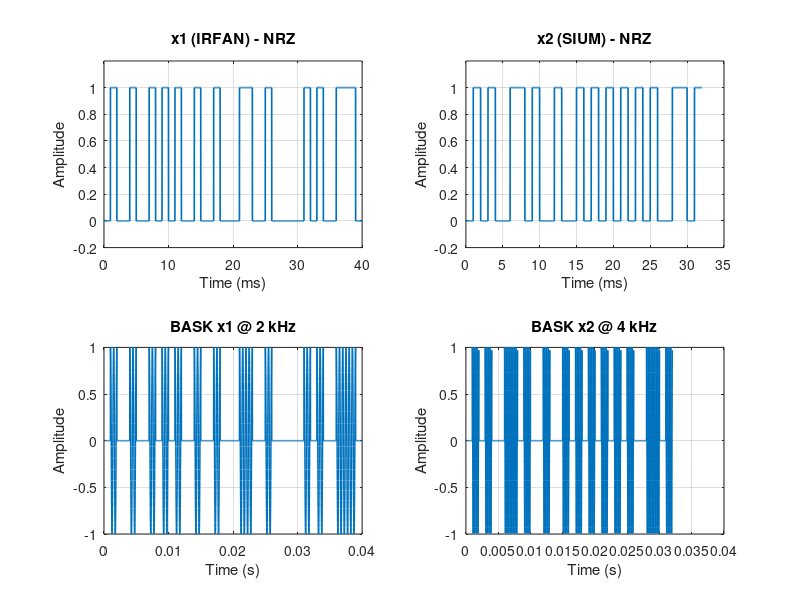
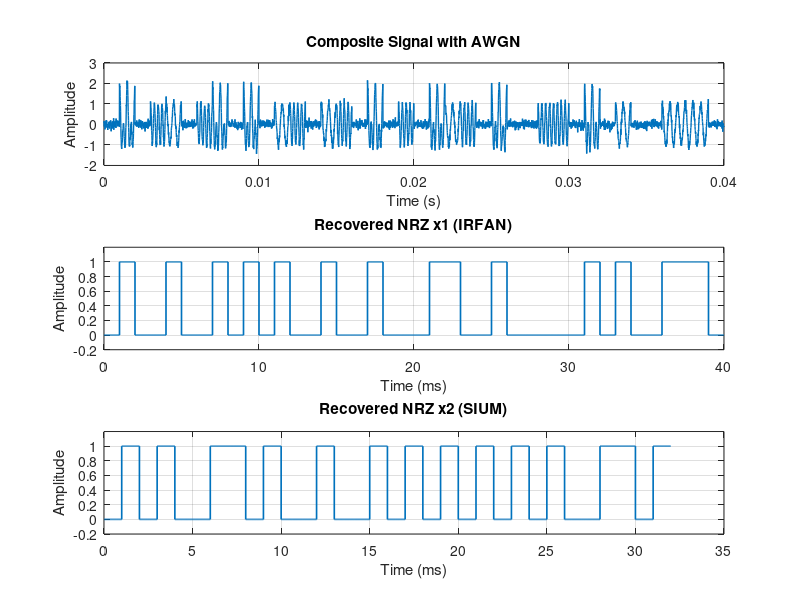

These charts were generated, in order, by the following MATLAB code:


clear;
clc; 
close all;

%% Task 1: Generate Binary Vectors
surname1 = 'IRFAN';
surname2 = 'SIUM';

bitsChar1 = dec2bin(uint8(surname1), 8).'; 
x1 = bitsChar1(:).' - '0';                   

bitsChar2 = dec2bin(uint8(surname2), 8).';
x2 = bitsChar2(:).' - '0';

disp('Binary vector x1 (IRFAN):'); disp(x1);
disp('Binary vector x2 (SIUM):'); disp(x2);

Nb1 = numel(x1);      
Nb2 = numel(x2);      


%% Task 2: NRZ Waveform
Tb  = 1e-3;       
Fs  = 100e3;       
Ns  = round(Fs*Tb);
A_nrz = 1;         

nrz1 = A_nrz * kron(x1, ones(1, Ns));
nrz2 = A_nrz * kron(x2, ones(1, Ns));

t1 = (0:numel(nrz1)-1)/Fs;
t2 = (0:numel(nrz2)-1)/Fs;

% Plot NRZ
figure(1); clf;
subplot(2,2,1); plot(t1*1e3, nrz1,'LineWidth',1.2); grid on; ylim([-0.2 1.2]);
xlabel('Time (ms)'); ylabel('Amplitude'); title('x1 (IRFAN) - NRZ');

subplot(2,2,2); plot(t2*1e3, nrz2,'LineWidth',1.2); grid on; ylim([-0.2 1.2]);
xlabel('Time (ms)'); ylabel('Amplitude'); title('x2 (SIUM) - NRZ');

%% Task 3: BASK Modulation
fc1 = 2000;      % Carrier 1 = 2 kHz
fc2 = 4000;      % Carrier 2 = 4 kHz
Ac  = 1;         

c1 = cos(2*pi*fc1*t1);
c2 = cos(2*pi*fc2*t2);

s1_fc2kHz = Ac * nrz1 .* c1;
s2_fc4kHz = Ac * nrz2 .* c2;

subplot(2,2,3); plot(t1, s1_fc2kHz,'LineWidth',1.1); grid on;
xlabel('Time (s)'); ylabel('Amplitude'); title('BASK x1 @ 2 kHz');

subplot(2,2,4); plot(t2, s2_fc4kHz,'LineWidth',1.1); grid on;
xlabel('Time (s)'); ylabel('Amplitude'); title('BASK x2 @ 4 kHz');

%% Task 4: Composite Signal + Gausian Noise
len1 = length(s1_fc2kHz); len2 = length(s2_fc4kHz); L = max(len1,len2);

if len1<L, s1_fc2kHz = [s1_fc2kHz zeros(1,L-len1)]; end
if len2<L, s2_fc4kHz = [s2_fc4kHz zeros(1,L-len2)]; end

composite_clean = s1_fc2kHz + s2_fc4kHz;

SNR_dB = 15;
P_sig = mean(composite_clean.^2);
sigma2 = P_sig / (10^(SNR_dB/10));
noise = sqrt(sigma2) * randn(size(composite_clean));
composite_noisy = composite_clean + noise;

figure(2); clf;
subplot(3,1,1); plot((0:L-1)/Fs, composite_noisy,'LineWidth',1); grid on;
xlabel('Time (s)'); ylabel('Amplitude'); title('Composite Signal with AWGN');

%% Task 5: Demultiplexing & Demodulation 
Ns = round(Fs*Tb);
lp_len = round(0.75*Ns); if mod(lp_len,2)==0, lp_len=lp_len+1; end
lpf = ones(1,lp_len)/lp_len;

composite = composite_noisy;
tp = (0:length(composite)-1)/Fs;

% Demodulate x1
bb1 = composite .* cos(2*pi*fc1*tp);
env1 = conv(bb1,lpf,'same');
delay = floor((lp_len-1)/2);
env1 = [env1(delay+1:end) zeros(1,delay)];

% Demodulate x2
bb2 = composite .* cos(2*pi*fc2*tp);
env2 = conv(bb2,lpf,'same');
env2 = [env2(delay+1:end) zeros(1,delay)];

% Sample bit centers
centers = round(Ns/2 : Ns : length(env1)-Ns/2);
samp1 = env1(centers(1:Nb1)); samp2 = env2(centers(1:Nb2));
x1_hat_raw = samp1 > 0.5*max(samp1);
x2_hat_raw = samp2 > 0.5*max(samp2);

% --- Alignmentfor x1 ---
best_shift1 = 0; best_corr1 = -Inf;
for shift=0:7
    trial = x1_hat_raw(1+shift:end); trial = trial(1:min(Nb1,numel(trial)));
    r = sum(trial == x1(1:length(trial)));
    if r>best_corr1, best_corr1=r; best_shift1=shift; end
end
x1_hat = x1_hat_raw(1+best_shift1 : min(Nb1+best_shift1, numel(x1_hat_raw)));

% --- Alignment for x2 ---
best_shift2 = 0; best_corr2 = -Inf;
for shift=0:7
    trial = x2_hat_raw(1+shift:end); trial = trial(1:min(Nb2,numel(trial)));
    r = sum(trial == x2(1:length(trial)));
    if r>best_corr2, best_corr2=r; best_shift2=shift; end
end
x2_hat = x2_hat_raw(1+best_shift2 : min(Nb2+best_shift2, numel(x2_hat_raw)));

% Convert to NRZ waveform
nrz1_rec = A_nrz * kron(x1_hat, ones(1,Ns));
nrz2_rec = A_nrz * kron(x2_hat, ones(1,Ns));
t_rec1 = (0:length(nrz1_rec)-1)/Fs;
t_rec2 = (0:length(nrz2_rec)-1)/Fs;

subplot(3,1,2);
stairs(t_rec1*1e3, nrz1_rec,'LineWidth',1.2); grid on; ylim([-0.2 1.2]);
xlabel('Time (ms)'); ylabel('Amplitude'); title('Recovered NRZ x1 (IRFAN)');

subplot(3,1,3);
stairs(t_rec2*1e3, nrz2_rec,'LineWidth',1.2); grid on; ylim([-0.2 1.2]);
xlabel('Time (ms)'); ylabel('Amplitude'); title('Recovered NRZ x2 (SIUM)');

%% Task 6: ASCII Decoding & Verification
bits2chars = @(b) char(bi2de(reshape(b(1:8*floor(numel(b)/8)),8,[]).','left-msb')).';

msg1     = bits2chars(x1);
msg2     = bits2chars(x2);
msg1_hat = bits2chars(x1_hat);
msg2_hat = bits2chars(x2_hat);

fprintf('\nOriginal x1 (IRFAN): %s\n', msg1);
fprintf('Recovered x1: %s\n', msg1_hat);

fprintf('\nOriginal x2 (SIUM): %s\n', msg2);
fprintf('Recovered x2: %s\n', msg2_hat);
